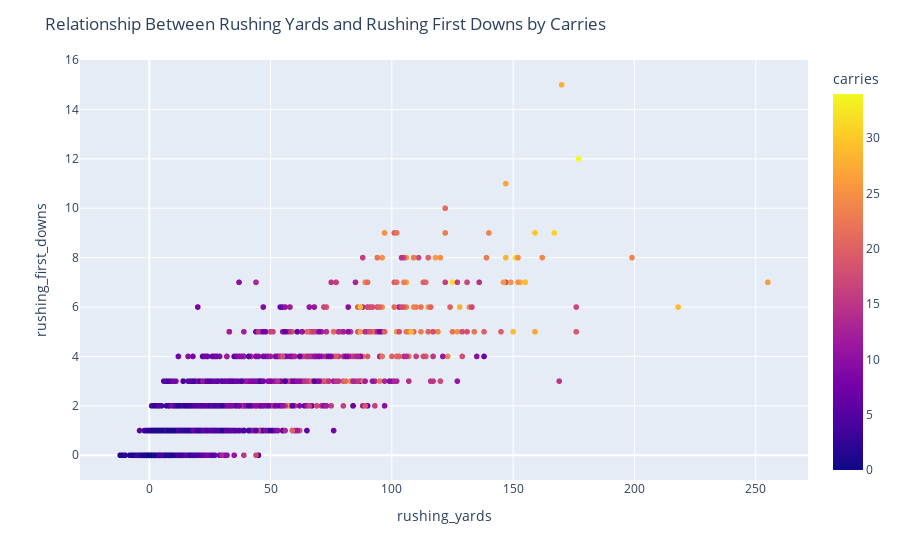

Here is the notebook cell this chart was saved with:
### Markdown cell above
#### Scatterplot

### Code cell
#Scatterplots of the strongest correlated features

import plotly.express as px

fig = px.scatter(cleaned_df1, x='rushing_yards', y='rushing_first_downs', color='carries')
#plt.title("Height vs. Weight Distribution Colored by General Health")
fig.update_layout(
    title="Relationship Between Rushing Yards and Rushing First Downs by Carries"
)
fig.show()

### Figure 1 — Plotly figure (JSON) as saved in the notebook; plotly's stock layout.template omitted (floating-point values rounded to 4 significant figures; data arrays with more than 128 entries replaced by an {"elided": "..."} marker saying what was removed)
{"data": [{"hovertemplate": "rushing_yards=%{x}<br>rushing_first_downs=%{y}<br>carries=%{marker.color}<extra></extra>", "legendgroup": "", "marker": {"color": {"elided": "5340 int values"}, "coloraxis": "coloraxis", "symbol": "circle"}, "mode": "markers", "name": "", "showlegend": false, "type": "scattergl", "x": {"elided": "5340 int values"}, "xaxis": "x", "y": {"elided": "5340 int values"}, "yaxis": "y"}], "layout": {"coloraxis": {"colorbar": {"title": {"text": "carries"}}, "colorscale": [[0, "#0d0887"], [0.1111, "#46039f"], [0.2222, "#7201a8"], [0.3333, "#9c179e"], [0.4444, "#bd3786"], [0.5556, "#d8576b"], [0.6667, "#ed7953"], [0.7778, "#fb9f3a"], [0.8889, "#fdca26"], [1, "#f0f921"]]}, "legend": {"tracegroupgap": 0}, "margin": {"t": 60}, "title": {"text": "Relationship Between Rushing Yards and Rushing First Downs by Carries"}, "xaxis": {"anchor": "y", "domain": [0, 1], "title": {"text": "rushing_yards"}}, "yaxis": {"anchor": "x", "domain": [0, 1], "title": {"text": "rushing_first_downs"}}}}
